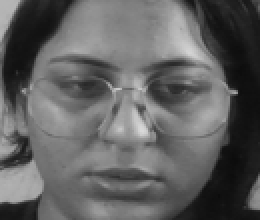
#> input picture src/python/datasets/test_user/1.png, 130 x 110 px (shown 2 times larger)
$ python face_detection.py datasets/test_user datasets/test_user/1.png
#> lines starting #> are read from the running program, lines starting #| are printed output that depends on the picture
import sys
import os
import cv2

# Paths and arguments
BASE_DIR = os.path.dirname(os.path.abspath(__file__))
dataset_name = sys.argv[1]
uploaded_image_path = sys.argv[2]
dataset_path = os.path.join(BASE_DIR, '../datasets', dataset_name)

# Ensure dataset directory exists
if not os.path.exists(dataset_path):
    os.makedirs(dataset_path)

haar_file = 'haarcascade_frontalface_default.xml'
face_cascade = cv2.CascadeClassifier(cv2.data.haarcascades + haar_file)
(width, height) = (130, 110)

# Load and process the image
img = cv2.imread(uploaded_image_path)
#> img is the input picture: shape (110, 130, 3); min 12, max 217, mean 97
if img is None:
    print("Error: Uploaded image could not be loaded.")
    sys.exit(1)

grayImg = cv2.cvtColor(img, cv2.COLOR_BGR2GRAY)
# faces = face_cascade.detectMultiScale(grayImg, 1.3, 4)
faces = face_cascade.detectMultiScale(grayImg, scaleFactor=1.1, minNeighbors=5, minSize=(30, 30))
#> faces = [[13, 2, 106, 106]]

if len(faces) == 0:
    print("No face detected.")
    sys.exit(1)

for count, (x, y, w, h) in enumerate(faces, start=1):
    face = grayImg[y:y + h, x:x + w]
    face_resize = cv2.resize(face, (width, height))
    image_path = os.path.join(dataset_path, f'{count}.png')
    cv2.imwrite(image_path, face_resize)
    print(f"Saved: {image_path}")
#> this loop made 1 pass
#> (count, x, y, w, h) on pass 1: (1, 13, 2, 106, 106)
#| Saved: src/python/../datasets/datasets/test_user/1.png
#> pass 1, `face = grayImg[y:y + h, x:x + w]`:
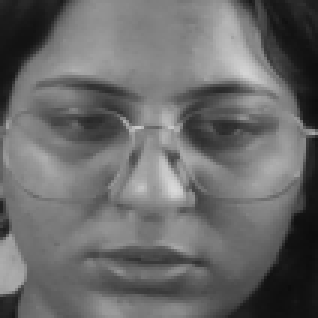
#> face: shape (106, 106) (shown 3 times larger); min 12, max 217, mean 105.6
#> pass 1, `face_resize = cv2.resize(face, (width, height))`:
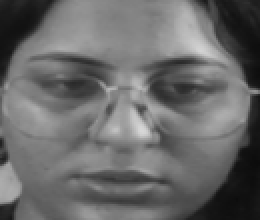
#> face_resize: shape (110, 130) (shown 2 times larger); min 12, max 215, mean 105.5
